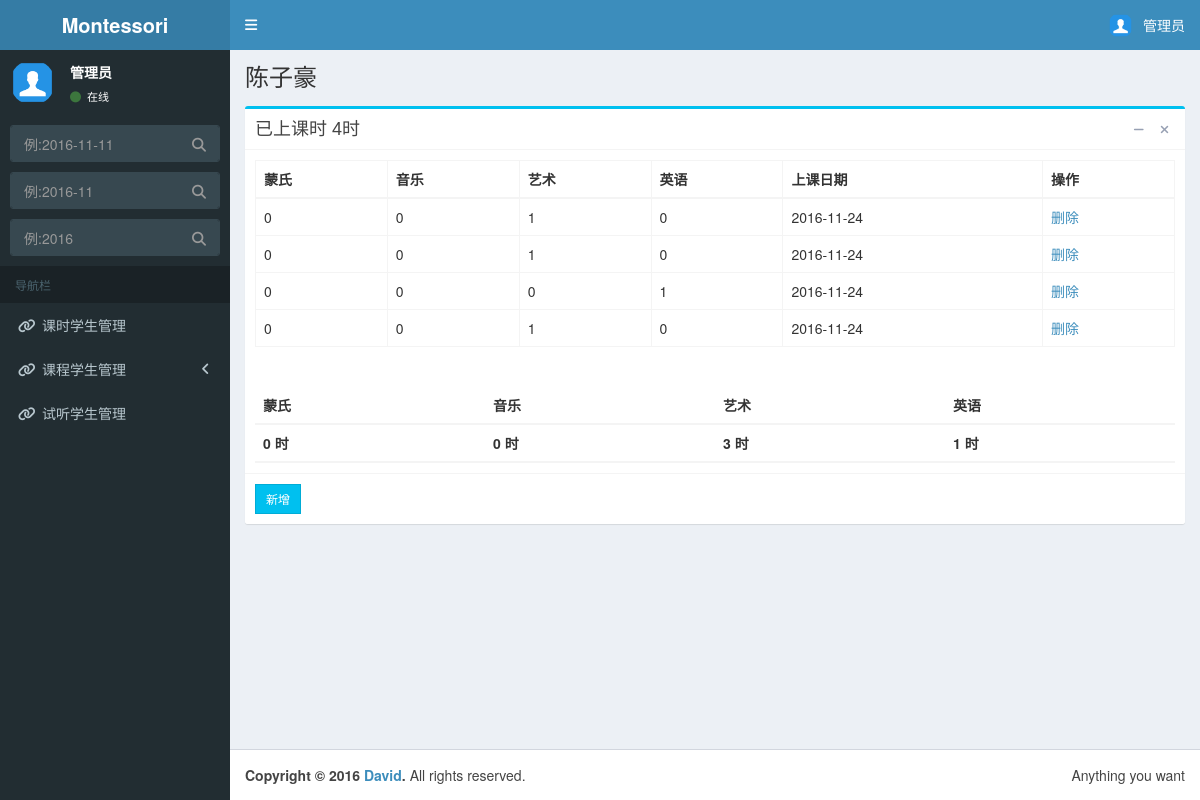
/homepage/hoursList/陈子豪/ (signed in), run on the app's committed database.
### managesystem/models.py (models this page shows, shortened)
class HoursStudent(models.Model):
    username = models.CharField(max_length=200)
    sex = models.CharField(max_length=200)
    birth_date = models.DateField()
    phone_num = models.CharField(max_length=200)
    character = models.CharField(max_length=200)
    hobbies = models.CharField(max_length=200)
    sum_hours = models.IntegerField(default=0)
    hours_already = models.IntegerField(default=0)
    hours_rest = models.IntegerField(default=0)
    register_date = models.DateField(default="2016-11-11")

class HoursDailyClass(models.Model):
    owner = models.ForeignKey(HoursStudent, null=False)
    mons_hours = models.IntegerField(default=0)
    music_hours = models.IntegerField(default=0)
    art_hours = models.IntegerField(default=0)
    english_hours = models.IntegerField(default=0)
    consume_date = models.DateField(default="2016-11-11")

### templates/personal/hoursperson.html (shortened to what this page needs)
{% load staticfiles %}
<!DOCTYPE html>
<html>
<head>
  <link rel="stylesheet" href="{% static "bootstrap/css/bootstrap.min.css"%}">
  <link rel="stylesheet" href="https://cdnjs.cloudflare.com/ajax/libs/font-awesome/4.5.0/css/font-awesome.min.css">
  <link rel="stylesheet" href="https://cdnjs.cloudflare.com/ajax/libs/ionicons/2.0.1/css/ionicons.min.css">
  <link rel="stylesheet" href="{% static "dist/css/AdminLTE.min.css"%}">
  <link rel="stylesheet" href="{% static "dist/css/skins/skin-blue.min.css"%}">
</head>
<body class="hold-transition skin-blue sidebar-mini">
<div class="wrapper">
  <header class="main-header">
    <a href="http://127.0.0.1:8001/homepage/" class="logo">
      <span class="logo-lg"><b>Montessori</b></span>
    </a>
    <nav class="navbar navbar-static-top" role="navigation">
      <a href="#" class="sidebar-toggle" data-toggle="offcanvas" role="button">
      </a>
      <div class="navbar-custom-menu">
        <ul class="nav navbar-nav">
          <li class="dropdown user user-menu">
            <a href="#" class="dropdown-toggle" data-toggle="dropdown">
              <img src="{% static "dist/img/user2-160x160.jpg" %}" class="user-image" alt="User Image">
              <span class="hidden-xs">管理员</span>
            </a>
          </li>
        </ul>
      </div>
    </nav>
  </header>
  <aside class="main-sidebar">
    <section class="sidebar">
      <div class="user-panel">
        <div class="pull-left image">
          <img src="{% static "dist/img/user2-160x160.jpg" %}" class="img-circle" alt="User Image">
        </div>
        <div class="pull-left info">
          <p>管理员</p>
          <a href="#"><i class="fa fa-circle text-success"></i> 在线</a>
        </div>
      </div>
      <form action="" method="post" class="sidebar-form">
        <div class="input-group">
          <input type="text" name="day" class="form-control" placeholder="例:2016-11-11">
              <span class="input-group-btn">
                <button type="submit" name="search" id="search-btn" class="btn btn-flat"><i class="fa fa-search"></i>
                </button>
              </span>
        </div>
      </form>
      <form action="" method="post" class="sidebar-form">
        <div class="input-group">
          <input type="text" name="month" class="form-control" placeholder="例:2016-11">
              <span class="input-group-btn">
                <button type="submit" name="search" id="search-btn" class="btn btn-flat"><i class="fa fa-search"></i>
                </button>
              </span>
        </div>
      </form>
      <form action="" method="post" class="sidebar-form">
        <div class="input-group">
          <input type="text" name="year" class="form-control" placeholder="例:2016">
              <span class="input-group-btn">
                <button type="submit" name="search" id="search-btn" class="btn btn-flat"><i class="fa fa-search"></i>
                </button>
              </span>
        </div>
      </form>
      <ul class="sidebar-menu">
        <li class="header">导航栏</li>
        <li><a href="/homepage/hoursList/"><i class="fa fa-link"></i> <span>课时学生管理</span></a></li>
        <li class="treeview">
          <a href="#"><i class="fa fa-link"></i> <span>课程学生管理</span>
            <span class="pull-right-container">
              <i class="fa fa-angle-left pull-right"></i>
            </span>
          </a>
        </li>
        <li class="treeview"><a href="/homepage/tryList/"><i class="fa fa-link"></i> <span>试听学生管理</span></a></li>
      </ul>
    </section>
  </aside>
  <div class="content-wrapper">
    <section class="content-header">
      <h1>
        {{ username }}
      </h1>
    </section>
    <section class="content">
          <div class="box box-info">
            <div class="box-header with-border">
              <h3 class="box-title">已上课时 {{ hoursAlready }}时</h3>
              <div class="box-tools pull-right">
                <button type="button" class="btn btn-box-tool" data-widget="collapse"><i class="fa fa-minus"></i>
                </button>
                <button type="button" class="btn btn-box-tool" data-widget="remove"><i class="fa fa-times"></i></button>
              </div>
            </div>
            <div class="box-body">
              <div class="table-responsive">
                <table id="example2" class="table table-bordered table-hover">
                <thead>
                <tr>
                    <th>蒙氏</th>
                    <th>音乐</th>
                    <th>艺术</th>
                    <th>英语</th>
                    <th>上课日期</th>
                    <th>操作</th>
                </tr>
                </thead>
                <tbody>
                {% for item in recordList %}
                  <tr>
                    <td>{{ item.mons_hours }}</td>
                    <td>{{ item.music_hours }}</td>
                    <td>{{ item.art_hours }}</td>
                    <td>{{ item.english_hours }}</td>
                    <td>{{ item.consume_date|date:"Y-m-d" }}</td>
                    <td><a data-toggle="modal" data-target="#{{ item.id }}mymodal" href="javascript:void(0)">删除</a></td>
                  </tr>
                {% endfor %}
                </tbody>
              </table>
              </div>
            </div>
            <div class="box-body">
              <div class="table-responsive">
                <table class="table no-margin">
                  <thead>
                  <tr>
                    <th>蒙氏</th>
                    <th>音乐</th>
                    <th>艺术</th>
                    <th>英语</th>
                  </tr>
                  <tr>
                    <th>{{ num_mons }} 时</th>
                    <th>{{ num_music }} 时</th>
                    <th>{{ num_art }} 时</th>
                    <th>{{ num_english }} 时</th>
                  </tr>
                </table>
              </div>
            </div>
            <div class="box-footer clearfix">
              <a href="/homepage/hoursList/{{ username }}/dailyclassadd" class="btn btn-sm btn-info btn-flat pull-left">新增</a>
            </div>
          </div>
    </section>
  </div>
  <footer class="main-footer">
    <div class="pull-right hidden-xs">
      Anything you want
    </div>
    <strong>Copyright &copy; 2016 <a href="#">David</a>.</strong> All rights reserved.
  </footer>
</div>
</body>
</html>

### data on the page
HoursStudent: username "陈子豪"
HoursDailyClass: mons_hours "0", music_hours "0", art_hours "1", english_hours "0", consume_date "2016-11-24"
HoursDailyClass: mons_hours "0", music_hours "0", art_hours "1", english_hours "0", consume_date "2016-11-24"
HoursDailyClass: mons_hours "0", music_hours "0", art_hours "0", english_hours "1", consume_date "2016-11-24"
HoursDailyClass: mons_hours "0", music_hours "0", art_hours "1", english_hours "0", consume_date "2016-11-24"

### other printed values
{{ hoursAlready }} "4"
{{ num_mons }} "0"
{{ num_music }} "0"
{{ num_art }} "3"
{{ num_english }} "1"
